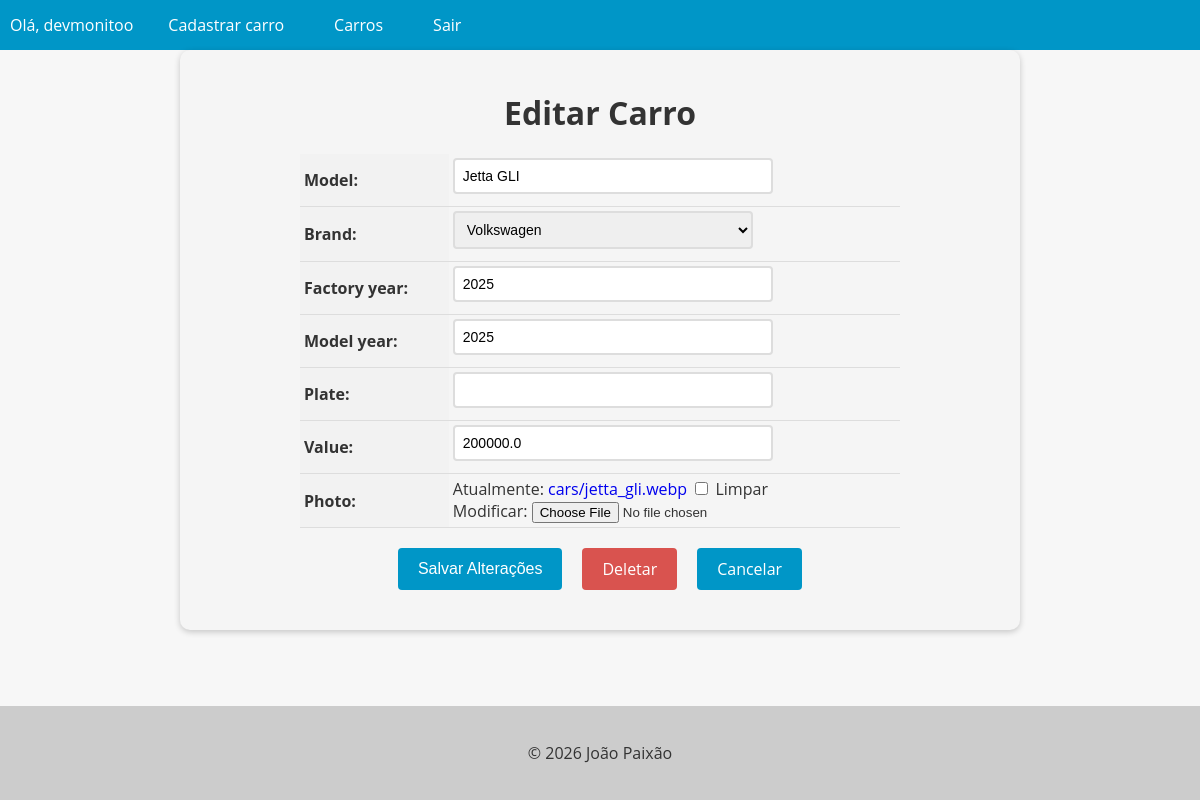
The page /car/2/update/ (signed in) on the database its author committed.
### cars/models.py (models this page shows, shortened)
class Car(models.Model):
    id = models.AutoField(primary_key=True)
    model = models.CharField(max_length=200)
    brand = models.ForeignKey(Brand, on_delete=models.PROTECT, related_name='car_brand')
    factory_year = models.IntegerField(blank=True, null=True)
    model_year = models.IntegerField(blank=True, null=True)
    plate = models.CharField(max_length=10, blank=True, null=True)
    value = models.FloatField(blank=True, null=True)
    photo = models.ImageField(upload_to='cars/', blank=True, null=True)

### cars/views.py (the view, shortened to what this page needs)
# urls.py: path('car/<int:pk>/update/', CarUpdateView.as_view(), name='car_update'),
@method_decorator(login_required(login_url='login'), name='dispatch')
class CarUpdateView(UpdateView):
    model = Car
    form_class = CarModelForm
    template_name = 'car_update.html'

### cars/forms.py (shortened to what this page needs)
class CarModelForm(forms.ModelForm):
    class Meta:
        model = Car
        fields = '__all__'

### cars/models.py (called while the page is built)
    def __str__(self):
        return self.name

### cars/templates/car_update.html (shortened to what this page needs)
{% extends "base.html" %}
{% block content %}
  <form method="post" enctype="multipart/form-data">
    <h1>Editar Carro</h1>
    <table>
      {{ form.as_table }}
    </table>
    <div>
      <div class="buttons-container">
        <input type="submit" value="Salvar Alterações" class="btn btn-primary">
        <a href="{% url 'car_delete' pk=object.pk %}" class="btn btn-danger">Deletar</a>
        <a href="{% url 'cars_list' %}" class="btn btn-secondary">Cancelar</a>
      </div>
    </div>
  </form>
{% endblock %}

### app/templates/base.html (shortened to what this page needs)
<!DOCTYPE html>
<html lang="en">
<head>
</head>
<body>
  <header>
    <nav>
      <ul>
        {% if user.is_authenticated %}
          <li>Olá, {{ user.username }}</li>
          <li><a href="{% url 'new_car' %}">Cadastrar carro</a></li>
        {% endif %}
        <li><a href="{% url 'cars_list' %}">Carros</a></li>
        {% if user.is_authenticated %}
          <li><a href="{% url 'logout' %}">Sair</a></li>
        {% endif %}
      </ul>
    </nav>
  </header>
  <main>
    {% block content %}
    {% endblock %}
  </main>
  <footer>
    <p>&copy; 2026 João Paixão</p>
  </footer>
</body>
</html>

### app/templates/base.html (style rules this page uses)
html, body { height: 100%; }
body { font-family: 'Open Sans', sans-serif; background-color: #f7f7f7; color: #333; margin: 0; padding: 0; display: flex; flex-direction: column; min-height: 100vh; }
main { flex: 1; }
header { background-color: #0096c7; color: #fff; text-align: center; }
footer { background-color: #ccc; color: #333; padding: 20px; text-align: center; }
nav { background-color: #0096c7; color: #fff; height: 50px; display: flex; justify-content: space-between; align-items: center; }
nav ul { list-style: none; margin: 0; padding: 0; display: flex; }
nav ul li { margin: 0 10px; }
nav ul li a { color: #fff; text-decoration: none; border-radius: 8px; font-size: 16px; padding: 15px; transition: all 0.3s ease; }

### cars/templates/car_update.html (style rules this page uses)
form { max-width: 800px; margin: 0 auto; padding: 20px; background-color: #f5f5f5; border-radius: 10px; box-shadow: 0 2px 6px rgba(0, 0, 0, 0.2); }
form h1 { font-size: 2rem; margin-bottom: 20px; text-align: center; }
table { margin: 0 auto; border-collapse: collapse; width: 100%; max-width: 600px; }
th, td { padding: 4px; text-align: left; border-bottom: 1px solid #ddd; }
th { background-color: #f2f2f2; }
input[type="text"], input[type="number"], select, textarea { padding: 8px; font-size: 14px; border: 2px solid #ddd; border-radius: 4px; width: 100%; max-width: 300px; margin-bottom: 8px; transition: border-bottom-color 0.3s ease-in-out; }
.btn { background-color: #0096c7; color: #fff; border: none; padding: 10px 20px; font-size: 16px; border-radius: 4px; cursor: pointer; transition: background-color 0.3s ease-in-out; }
.buttons-container { display: flex; justify-content: center; margin-top: 20px; margin-bottom: 20px; }
.btn { display: inline-block; background-color: #0096c7; color: #fff; border: none; padding: 10px 20px; font-size: 16px; border-radius: 4px; cursor: pointer; transition: background-color 0.3s ease-in-out; margin: 0 10px; }
.btn-danger { background-color: #d9534f; text-decoration: none !important; }
a { text-decoration: none !important; }

### rows shown on the page
Car: model "Jetta GLI", brand "Volkswagen", factory_year "2025", model_year "2025", value "200000.0"

### other values the page prints
{{ user.username }} "devmonitoo"
